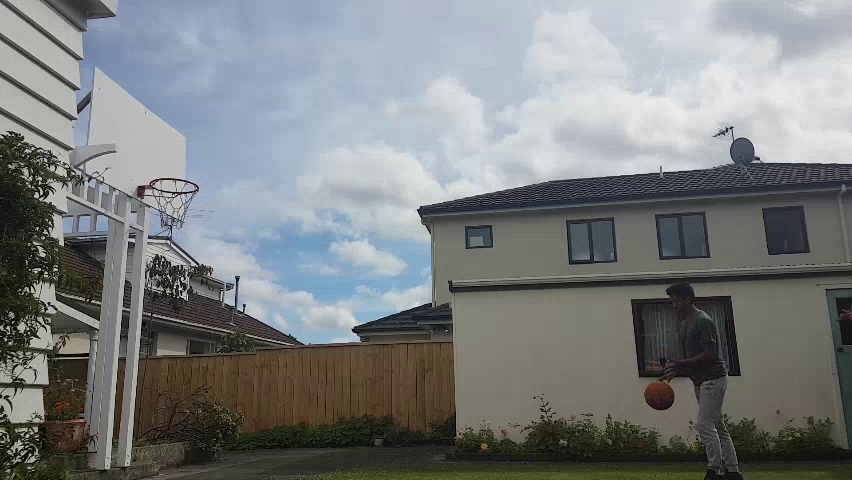
#> input picture frame 18 of FreeThrow.mp4, 852 x 480 px
$ python hough.py
#> lines starting #> are read from the running program, lines starting #| are printed output that depends on the picture; after the words box and inside, x2 and y2 are one past the last pixel; in counts of white or black regions, pixels touching at a corner belong together
# hough_circle.py

import cv2
import numpy as np


def nothing(x):
    # We need a callback for the createTrackbar function.
    # It doesn't need to do anything, however.
    pass


# img_original = cv2.imread('../images/coloured_balls.jpg')
cap = cv2.VideoCapture("./FreeThrow.mp4")
ret, img_original = cap.read()
#> img_original is the input picture: shape (480, 852, 3); mean B, G, R 128.3, 127.3, 124

blur = cv2.GaussianBlur(img_original, (9, 9), 0)
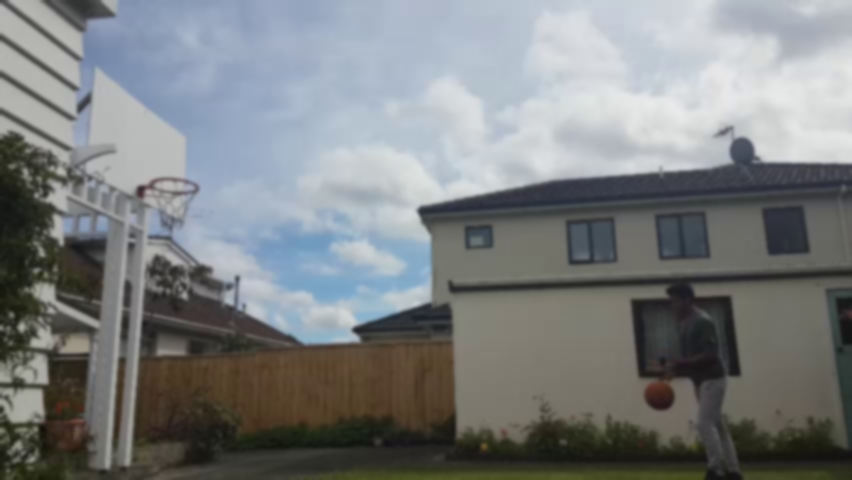
#> blur: shape (480, 852, 3); mean B, G, R 128.3, 127.3, 124
# Convert the image to grayscale for processing
gray = cv2.cvtColor(blur, cv2.COLOR_BGR2GRAY)
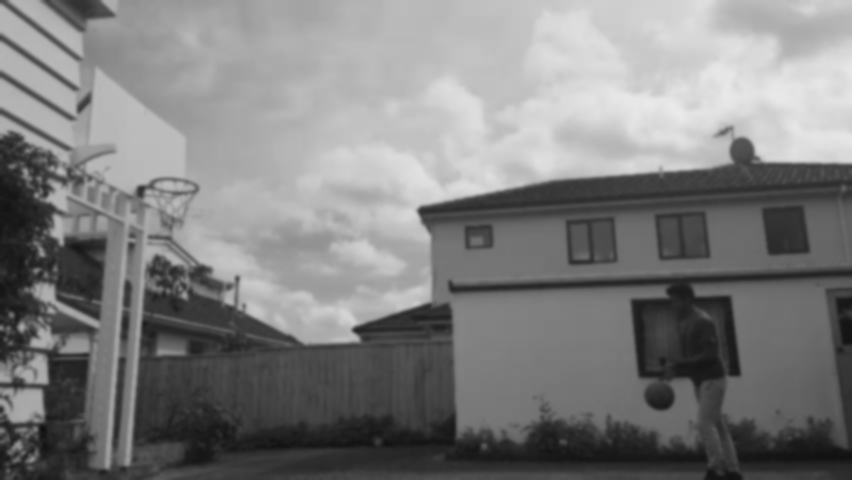
#> gray: shape (480, 852); min 15, max 234, mean 126.4

# Create the GUI elements
cv2.namedWindow('Hough Circle Transform')
cv2.createTrackbar('Canny Threshold', 'Hough Circle Transform', 1, 500,
                   nothing)
cv2.createTrackbar('Accumulator Threshold', 'Hough Circle Transform', 1, 500,
                   nothing)
cv2.createTrackbar("Min Radius", 'Hough Circle Transform', 0, 100, nothing)
cv2.createTrackbar("Max Radius", 'Hough Circle Transform', 1, 100, nothing)
# Set some default parameters
cv2.setTrackbarPos("Max Radius", 'Hough Circle Transform', 100)
cv2.setTrackbarPos("Canny Threshold", 'Hough Circle Transform', 100)
cv2.setTrackbarPos("Accumulator Threshold", 'Hough Circle Transform', 20)

while True:
    # Read the parameters from the GUI
    param1 = cv2.getTrackbarPos('Canny Threshold', 'Hough Circle Transform')
    param2 = cv2.getTrackbarPos('Accumulator Threshold',
                                'Hough Circle Transform')
    minRadius = cv2.getTrackbarPos('Min Radius', 'Hough Circle Transform')
    maxRadius = cv2.getTrackbarPos('Max Radius', 'Hough Circle Transform')

    # Attempt to detect circles in the grayscale image.
    circles = cv2.HoughCircles(gray,
                               cv2.HOUGH_GRADIENT,
                               1,
                               20,
                               param1=param1,
                               param2=param2,
                               minRadius=minRadius,
                               maxRadius=maxRadius)
#> circles = 94 rows, first 8: [107.5, 259.5, 69.6], [90.5, 235.5, 81.7], [95.5, 291.5, 76.3], [59.5, 276.5, 80.7], [63.5, 379.5, 60.8], [112.5, 280.5, 79.6], [70.5, 253.5, 79.6], [115.5, 177.5, 75.1]

    # Create a new copy of the original image and draw the detected circles on it.
    img = img_original.copy()
    if circles is not None:
        circles = np.uint16(np.around(circles))
#> circles = 94 rows, first 8: [108, 260, 70], [90, 236, 82], [96, 292, 76], [60, 276, 81], [64, 380, 61], [112, 280, 80], [70, 254, 80], [116, 178, 75]

        for i in circles[0, :]:
            # Draw the outer circle
            cv2.circle(img, (i[0], i[1]), i[2], (0, 255, 0), 2)
            # Draw the center of the circle
            cv2.circle(img, (i[0], i[1]), 2, (0, 0, 255), 3)
#> this loop made 94 passes
#> i on passes 1 to 12: [108, 260, 70], [90, 236, 82], [96, 292, 76], [60, 276, 81], [64, 380, 61], [112, 280, 80], [70, 254, 80], [116, 178, 75], [70, 402, 70], [90, 146, 70], [84, 270, 62], [106, 120, 99]
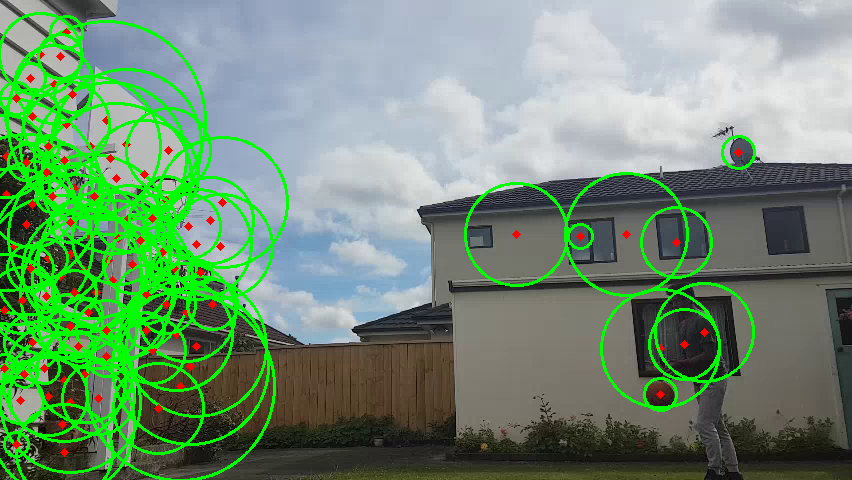
#> img: shape (480, 852, 3); 12.62% of pixels changed, all inside (x1, y1, x2, y2) = (0, 12, 756, 480)

    cv2.imshow('Hough Circle Transform', img)

    if cv2.waitKey(100) & 0xFF == ord('q'):
#> (key q is pressed here)
        cv2.destroyAllWindows()
        break

$ run again, starting later in the video
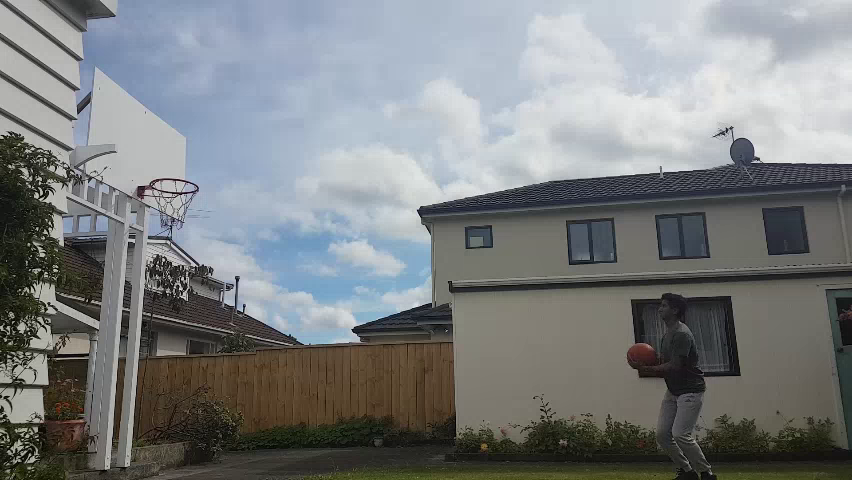
#> input picture frame 81 of FreeThrow.mp4, 852 x 480 px
#> img_original is the input picture: shape (480, 852, 3); mean B, G, R 128.7, 127.5, 124.3
#> `gray = cv2.cvtColor(blur, cv2.COLOR_BGR2GRAY)`:
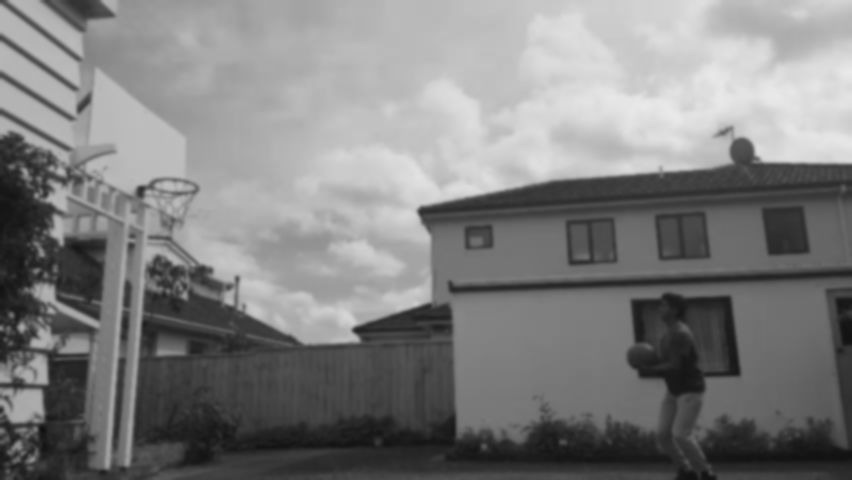
#> gray: shape (480, 852); min 15, max 233, mean 126.7
#> `circles = cv2.HoughCircles(gray, cv2.HOUGH_GRADIENT, 1, 20, param1=par..`: circles = 97 rows, first 8: [116.5, 247.5, 74.1], [74.5, 261.5, 91.7], [61.5, 277.5, 82.9], [74.5, 241.5, 67.5], [106.5, 287.5, 82.9], [67.5, 382.5, 69.6], [113.5, 177.5, 76.3], [66.5, 411.5, 54.9]
#> `circles = np.uint16(np.around(circles))`: circles = 97 rows, first 8: [116, 248, 74], [74, 262, 92], [62, 278, 83], [74, 242, 68], [106, 288, 83], [68, 382, 70], [114, 178, 76], [66, 412, 55]
#> the loop `for i in circles[0, :]:` made 97 passes
#> after the loop `for i in circles[0, :]:`:
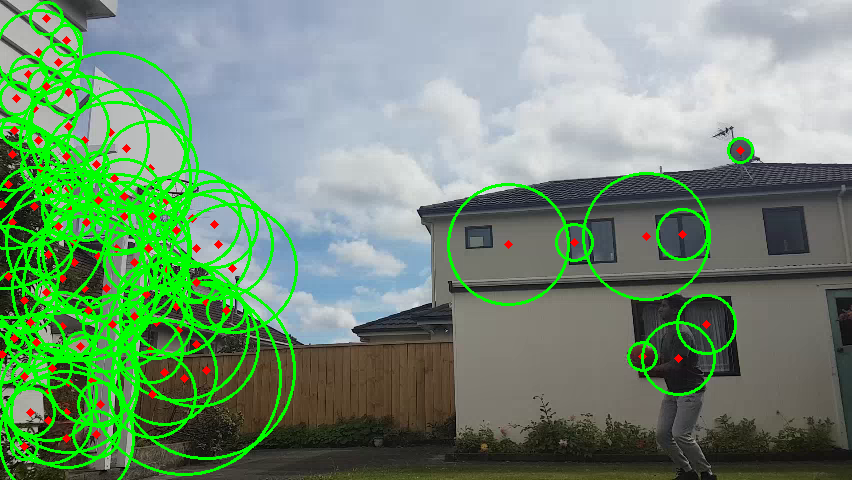
#> img: shape (480, 852, 3); 12.29% of pixels changed, all inside (x1, y1, x2, y2) = (0, 1, 754, 480)

$ run again, starting later in the video
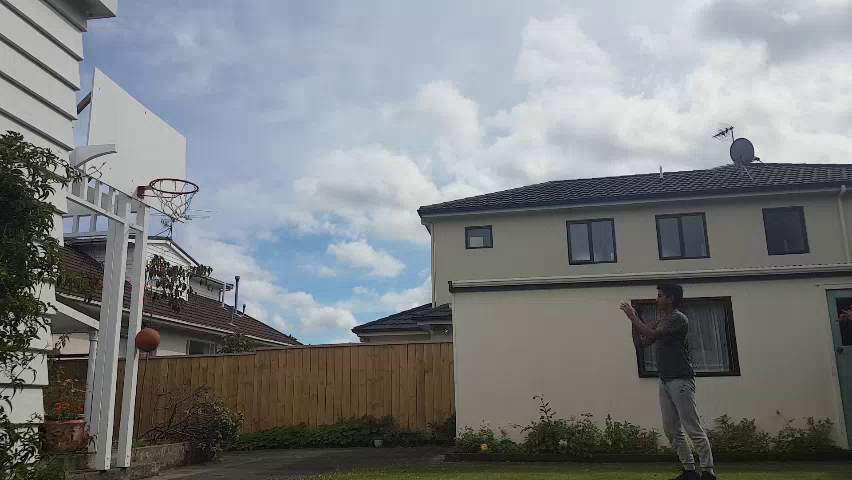
#> input picture frame 145 of FreeThrow.mp4, 852 x 480 px
#> img_original is the input picture: shape (480, 852, 3); mean B, G, R 128.5, 127.2, 124
#> `gray = cv2.cvtColor(blur, cv2.COLOR_BGR2GRAY)`:
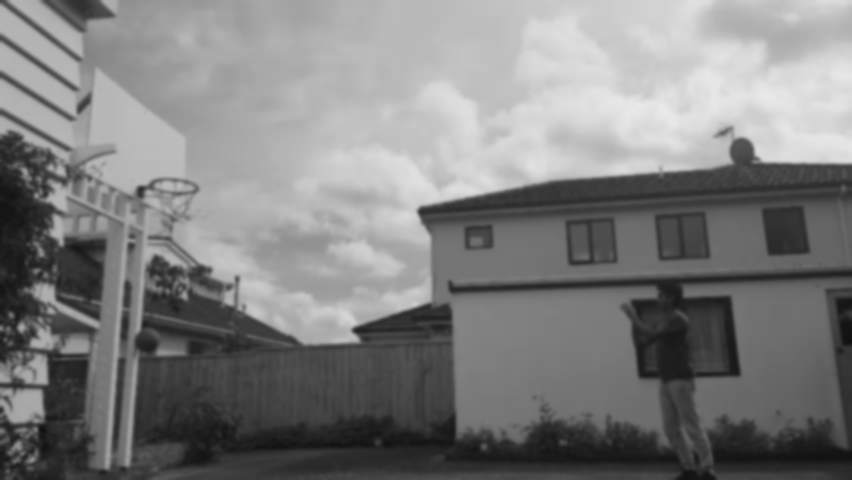
#> gray: shape (480, 852); min 14, max 234, mean 126.4
#> `circles = cv2.HoughCircles(gray, cv2.HOUGH_GRADIENT, 1, 20, param1=par..`: circles = 95 rows, first 8: [96.5, 289.5, 72.9], [100.5, 254.5, 68.6], [118.5, 228.5, 78.5], [68.5, 384.5, 69.6], [114.5, 176.5, 74.1], [66.5, 280.5, 77.4], [63.5, 254.5, 79.6], [69.5, 363.5, 64.2]
#> `circles = np.uint16(np.around(circles))`: circles = 95 rows, first 8: [96, 290, 73], [100, 254, 69], [118, 228, 78], [68, 384, 70], [114, 176, 74], [66, 280, 77], [64, 254, 80], [70, 364, 64]
#> the loop `for i in circles[0, :]:` made 95 passes
#> after the loop `for i in circles[0, :]:`:
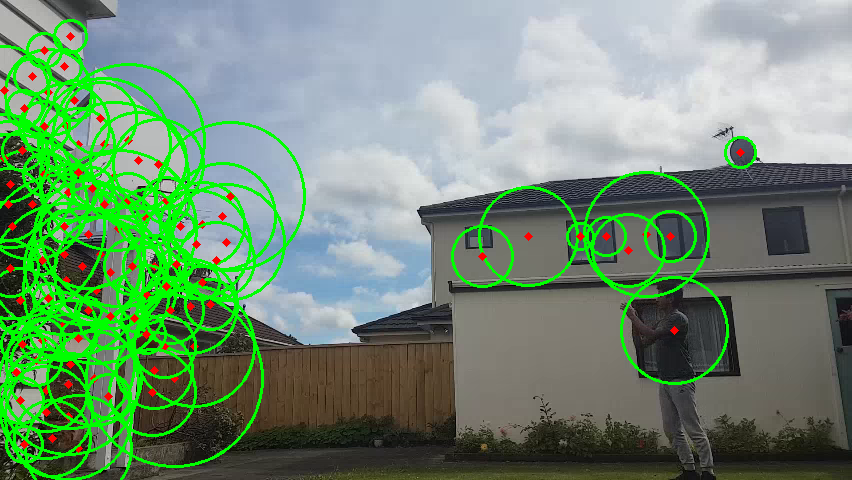
#> img: shape (480, 852, 3); 12.17% of pixels changed, all inside (x1, y1, x2, y2) = (0, 19, 757, 480)
